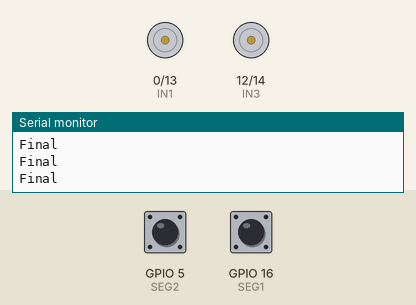
This sketch was run on a simulated ESP8266 (NodeMCU). Parts: motor-driver pin pairs drawn as motors (green arrow = first pin HIGH = forward, orange = second pin HIGH = backward, longer = more drive, scaled by the enable pin), the last lines printed to the serial monitor. The inputs (shaded band) are chosen by the test bench; at power-on: GPIO 5 (SEG2) HIGH, GPIO 16 (SEG1) HIGH. WiFi joins after 1.5 s; servers stay silent unless stated.

Above: at 3.3 s.
3.4 s: GPIO 5 (SEG2) driven LOW
At 4.8 s:
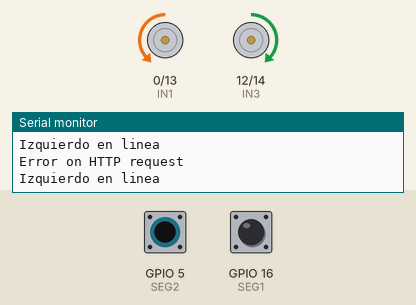
5.1 s: GPIO 16 (SEG1) driven LOW
At 6.3 s:
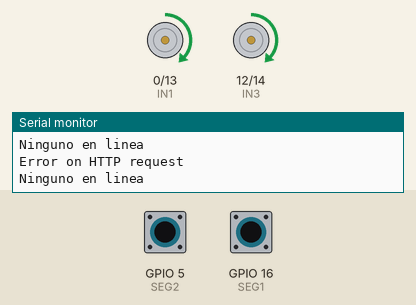
6.9 s: GPIO 5 (SEG2) driven HIGH
At 7.8 s:
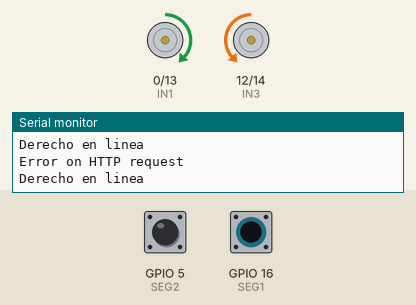
8.7 s: GPIO 16 (SEG1) driven HIGH
At 9.2 s:
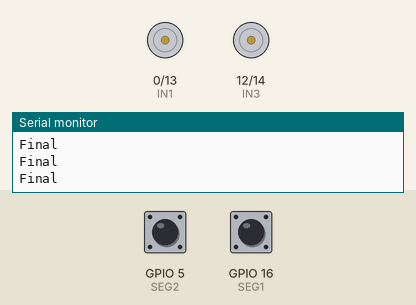
10.3 s: GPIO 16 (SEG1) pulsed LOW 5 times (0.12 s each, 0.3 s apart)
14.8 s: GPIO 5 (SEG2) pulsed LOW 5 times (0.12 s each, 0.3 s apart)
Timing chart, 0 to 17.8 s (numbered marks = the images above; inputs shaded):
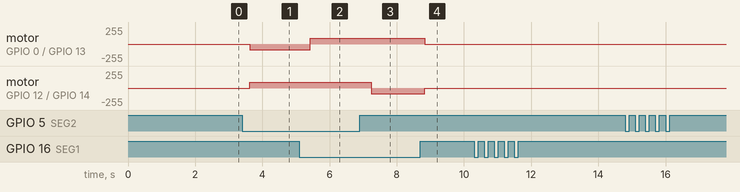

Measured:
- after the input at 3.4 s, motor on GPIO 0 (IN1) / GPIO 13 (IN2): stopped → backward 87/255 after 0.23 s; motor on GPIO 12 (IN3) / GPIO 14 (IN4): stopped → forward 87/255 after 0.23 s
- after the input at 5.1 s, motor on GPIO 0 (IN1) / GPIO 13 (IN2): backward 87/255 → forward 87/255 after 0.33 s
- after the input at 6.9 s, motor on GPIO 12 (IN3) / GPIO 14 (IN4): forward 87/255 → backward 87/255 after 0.33 s
- after the input at 8.7 s, motor on GPIO 0 (IN1) / GPIO 13 (IN2): forward 87/255 → stopped after 0.14 s; motor on GPIO 12 (IN3) / GPIO 14 (IN4): backward 87/255 → stopped after 0.14 s

The sketch:

danae.ino
```cpp
#include <Wire.h>
//Conexión a WiFi
#include <ESP8266WiFi.h>
#include <WiFiClient.h>
//Establecer cliente de HTTP (librería)
#include <ESP8266HTTPClient.h>
#include <ArduinoJson.h>

//Defino pines para NodeMCU
//MOTORES
#define ENA 4 // D2
#define ENB 2 // D4
#define IN1 0 // D3
#define IN2 13 // D7
#define IN3 12 // D6
#define IN4 14 // D5

//SEGUIDOR DE LÍNEA
#define SEG1 16 // D0
#define SEG2 5 // D1

//Nombre y password de la red
const char* ssid = "Tec-IoT";
const char* password = "spotless.magnetic.bridge";


//Variables para HTTP de cliente
HTTPClient httpClient;
WiFiClient wClient;


//Liga generada con Postman
String URLcolor = "http://10.22.229.203:3100/api/getLogs/6";

void setup() {
  Serial.begin(9600);

  //Iniciar Serial Monitor
  Serial.println("**Inicializando conexión a My SQL**");


  //Conectar a internet
  WiFi.mode(WIFI_STA);
  WiFi.disconnect();
  delay(100);


  WiFi.begin(ssid, password);
  Serial.print("Conectando a red WiFi \"");
  Serial.print(ssid);
  Serial.print("\"");
  while (WiFi.status() != WL_CONNECTED) {
    delay(500);
    Serial.print(".");
  }
  //Mostrar IP a la que estamos conectado
  Serial.print("\nConectado! IP: ");
  Serial.println(WiFi.localIP());
  delay(500);

  // Establecemos modo de los pines de los sensores infrarrojo
  pinMode(SEG1, INPUT);
  pinMode(SEG2, INPUT);

  // Establecemos modo de los pines del control de motores
  pinMode(IN1,OUTPUT);
  pinMode(IN2,OUTPUT);
  pinMode(IN3,OUTPUT);
  pinMode(IN4,OUTPUT);
  pinMode(ENA, OUTPUT);
  pinMode(ENB, OUTPUT);

  // Configuramos los dos motores a velocidad 85/255
  analogWrite(ENA, 87);
  analogWrite(ENB, 87);

  // Configuramos sentido de giro
  stay();

}

void loop() {

// Leemos el valor de los infrarrojo: 0 - fondo claro y 1 - línea negra
  int valorInfra = digitalRead(SEG1);
  int valorInfra1 = digitalRead(SEG2);

  if( isnan(valorInfra) || isnan(valorInfra1)) {
    Serial.println("Error leyendo datos!!");
    return;
  }


  // Cuatro escenarios: De frente
  if(valorInfra == 0 && valorInfra1 == 0){
    Serial.println("Ninguno en linea");
    // Modificamos sentido de giro de los motores
    //Motor izquierdo
    isColorRed("Rojo");
    go();
  }


  // El robot encuentra línea negra con el infrarrojo derecho y hay que corregir girando a la derecha
  if(valorInfra == 0 && valorInfra1 == 1){
    Serial.println("Derecho en linea");
    // Modificamos sentido de giro de los motores
    isColorRed("Rojo");
    goRight();
    //delay(1500);
  }


  // El robot encuentra línea negra con el infrarrojo izquierdo y hay que corregir girando a la izquierda
  if(valorInfra == 1 && valorInfra1 == 0){
    // Modificamos sentido de giro de los motores
    Serial.println("Izquierdo en linea");
    isColorRed("Rojo");
    goLeft();
    //delay(1500);
  }

// Si llegan al final, se apagan los motores
if(valorInfra == 1 && valorInfra1 == 1){
    // Modificamos sentido de giro de los motores
    Serial.println("Final");
    stay();
  }
}
void isColorRed(String color){
  if(WiFi.status() == WL_CONNECTED){

    httpClient.begin(wClient,URLcolor); //Specify the URL
    int httpCode = httpClient.GET();                                 //Make the request

    if (httpCode > 0) { //Check for the returning code
      if (httpCode == HTTP_CODE_OK) {
        String payload = httpClient.getString();

// Analizar el JSON

DynamicJsonDocument doc(256);
DeserializationError error = deserializeJson(doc, payload);

  if (error) {
    Serial.println("Error al analizar el JSON");
  } else {
    // Extraer datos del JSON
    String value = doc["data"][0]["color"];

    while (value.endsWith("\r") || value.endsWith("\n")) {
      value.remove(value.length() - 1); // Elimina el último carácter
    }

    httpClient.end();
    if(value == color){
      Serial.println("Stay()");
      stay();
      delay(5000);
      go();
      delay(1500);
    } else {
      Serial.println("Return()");
      return;
    }

  }

// Fin del análisis del JSON
      } else {
        Serial.printf("[HTTP] GET... failed, error: %s\n", httpClient.errorToString(httpCode).c_str());
      }
    } else {
      Serial.println("Error on HTTP request");
    }

    httpClient.end(); //Free the resources
  } else {Serial.println("NodeMCU no conectado a Internet");}
}

void go(){
  // Motor izquierdo
  digitalWrite(IN1, HIGH);
  digitalWrite(IN2, LOW);
  //Motor derecho
  digitalWrite(IN3, HIGH);
  digitalWrite(IN4, LOW);
  return;
}

void goRight(){
  //Motor izquierdo
  digitalWrite(IN1, HIGH);
  digitalWrite(IN2, LOW);
  //Motor derecho
  digitalWrite(IN3, LOW);
  digitalWrite(IN4,HIGH);
  return;
}

void goLeft(){
  //Motor izquierdo
  digitalWrite(IN1,LOW);
  digitalWrite(IN2, HIGH);
  //Motor derecho
  digitalWrite(IN3,HIGH);
  digitalWrite(IN4, LOW);
  return;
}

 void stay(){
  // Motor izquierdo
  digitalWrite(IN1, LOW);
  digitalWrite(IN2, LOW);
  //Motor derecho
  digitalWrite(IN3, LOW);
  digitalWrite(IN4, LOW);
  return;
}
```
